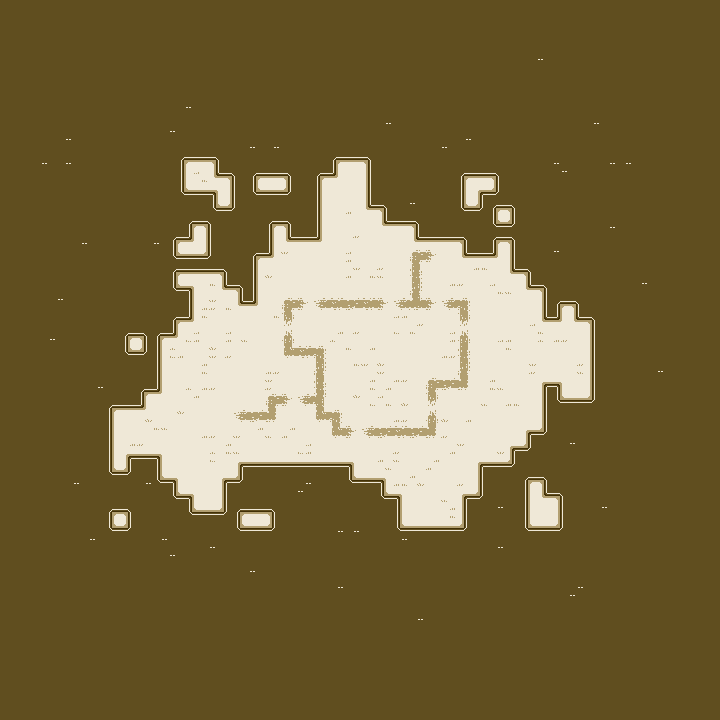

Rendered tile map (Tiled .tmx) drawn with the repository's tilesets; below, a short description and the map source with its tile grids summarised:
An orthogonal 90x90 tile map with 8x8 px tiles, 1 tile layer (ground_layer) and 121 objects (103x trees, 13x houses, 2x bonuses, 2x spawner_alpha).

<map version="1.0" orientation="orthogonal" renderorder="left-down" width="90" height="90" tilewidth="8" tileheight="8" nextobjectid="3657">
 <tileset firstgid="1" source="../../tilesets/sepia-tileset.tsx" />
 <layer name="ground_layer" width="90" height="90">
  <data>[8100 cells, 8100 non-empty, 93 distinct tile ids]</data>
 </layer>
 <objectgroup name="objects_layer">
  <object id="3512" type="bonuses" x="496" y="312" width="16" height="16">
   <properties>
    <property name="prototype.code" value="CameraActor" />
   </properties>
  </object>
  <object id="3515" type="trees" x="192" y="464" width="16" height="16">
   <properties>
    <property name="prototype.code" value="ActorControllerMediumDirectionUp" />
   </properties>
  </object>
  <object id="3518" type="trees" x="504" y="248" width="16" height="16">
   <properties>
    <property name="prototype.code" value="ActorControllerMediumDirectionDown" />
   </properties>
  </object>
  <object id="3519" type="trees" x="192" y="248" width="16" height="16">
   <properties>
    <property name="prototype.code" value="ActorControllerMediumDirectionRight" />
   </properties>
  </object>
  <object id="3520" type="trees" x="504" y="464" width="16" height="16">
   <properties>
    <property name="prototype.code" value="ActorControllerMediumDirectionLeft" />
   </properties>
  </object>
  <object id="3522" name="left" type="trees" x="456" y="392" width="16" height="16">
   <properties>
    <property name="prototype.code" value="ActorControllerMediumDirectionLeft" />
   </properties>
  </object>
  <object id="3523" name="left" type="trees" x="424" y="440" width="16" height="16">
   <properties>
    <property name="prototype.code" value="ActorControllerMediumDirectionLeft" />
   </properties>
  </object>
  <object id="3524" name="down" type="trees" x="408" y="376" width="16" height="16">
   <properties>
    <property name="prototype.code" value="ActorControllerMediumDirectionDown" />
   </properties>
  </object>
  <object id="3525" name="up" type="trees" x="312" y="424" width="16" height="16">
   <properties>
    <property name="prototype.code" value="ActorControllerMediumDirectionUp" />
   </properties>
  </object>
  <object id="3526" name="left" type="trees" x="328" y="392" width="16" height="16">
   <properties>
    <property name="prototype.code" value="ActorControllerMediumDirectionLeft" />
   </properties>
  </object>
  <object id="3527" name="up" type="trees" x="296" y="408" width="16" height="16">
   <properties>
    <property name="prototype.code" value="ActorControllerMediumDirectionUp" />
   </properties>
  </object>
  <object id="3528" type="bonuses" x="456" y="352" width="16" height="16">
   <properties>
    <property name="prototype.code" value="EnemyLightTankActor" />
   </properties>
  </object>
  <object id="3529" name="left" type="trees" x="312" y="328" width="16" height="16">
   <properties>
    <property name="prototype.code" value="ActorControllerMediumDirectionLeft" />
   </properties>
  </object>
  <object id="3530" name="up" type="trees" x="264" y="344" width="16" height="16">
   <properties>
    <property name="prototype.code" value="ActorControllerMediumDirectionUp" />
   </properties>
  </object>
  <object id="3531" name="right" type="trees" x="280" y="280" width="16" height="16">
   <properties>
    <property name="prototype.code" value="ActorControllerMediumDirectionRight" />
   </properties>
  </object>
  <object id="3532" name="down" type="trees" x="472" y="296" width="16" height="16">
   <properties>
    <property name="prototype.code" value="ActorControllerMediumDirectionDown" />
   </properties>
  </object>
  <object id="3533" type="trees" x="360" y="328" width="16" height="16">
   <properties>
    <property name="prototype.code" value="Tree1" />
   </properties>
  </object>
  <object id="3534" type="trees" x="376" y="328" width="16" height="16">
   <properties>
    <property name="prototype.code" value="Tree1" />
   </properties>
  </object>
  <object id="3535" type="trees" x="392" y="264" width="16" height="16">
   <properties>
    <property name="prototype.code" value="Tree1" />
   </properties>
  </object>
  <object id="3536" type="trees" x="376" y="248" width="16" height="16">
   <properties>
    <property name="prototype.code" value="Tree1" />
   </properties>
  </object>
  <object id="3537" type="trees" x="328" y="312" width="16" height="16">
   <properties>
    <property name="prototype.code" value="Tree1" />
   </properties>
  </object>
  <object id="3538" type="trees" x="312" y="280" width="16" height="16">
   <properties>
    <property name="prototype.code" value="Tree1" />
   </properties>
  </object>
  <object id="3539" type="trees" x="296" y="280" width="16" height="16">
   <properties>
    <property name="prototype.code" value="Tree1" />
   </properties>
  </object>
  <object id="3540" type="trees" x="328" y="248" width="16" height="16">
   <properties>
    <property name="prototype.code" value="Tree1" />
   </properties>
  </object>
  <object id="3541" type="trees" x="328" y="200" width="16" height="16">
   <properties>
    <property name="prototype.code" value="Tree1" />
   </properties>
  </object>
  <object id="3542" type="trees" x="344" y="184" width="16" height="16">
   <properties>
    <property name="prototype.code" value="Tree1" />
   </properties>
  </object>
  <object id="3543" type="trees" x="344" y="168" width="16" height="16">
   <properties>
    <property name="prototype.code" value="Tree1" />
   </properties>
  </object>
  <object id="3544" type="trees" x="344" y="376" width="16" height="16">
   <properties>
    <property name="prototype.code" value="Tree1" />
   </properties>
  </object>
  <object id="3545" type="trees" x="360" y="440" width="16" height="16">
   <properties>
    <property name="prototype.code" value="Tree1" />
   </properties>
  </object>
  <object id="3546" type="trees" x="328" y="440" width="16" height="16">
   <properties>
    <property name="prototype.code" value="Tree1" />
   </properties>
  </object>
  <object id="3547" type="trees" x="312" y="440" width="16" height="16">
   <properties>
    <property name="prototype.code" value="Tree1" />
   </properties>
  </object>
  <object id="3548" type="trees" x="280" y="440" width="16" height="16">
   <properties>
    <property name="prototype.code" value="Tree1" />
   </properties>
  </object>
  <object id="3549" type="trees" x="472" y="424" width="16" height="16">
   <properties>
    <property name="prototype.code" value="Tree1" />
   </properties>
  </object>
  <object id="3550" type="trees" x="472" y="408" width="16" height="16">
   <properties>
    <property name="prototype.code" value="Tree1" />
   </properties>
  </object>
  <object id="3551" type="trees" x="488" y="424" width="16" height="16">
   <properties>
    <property name="prototype.code" value="Tree1" />
   </properties>
  </object>
  <object id="3552" type="trees" x="504" y="424" width="16" height="16">
   <properties>
    <property name="prototype.code" value="Tree1" />
   </properties>
  </object>
  <object id="3553" type="trees" x="472" y="440" width="16" height="16">
   <properties>
    <property name="prototype.code" value="Tree1" />
   </properties>
  </object>
  <object id="3554" type="trees" x="440" y="456" width="16" height="16">
   <properties>
    <property name="prototype.code" value="Tree1" />
   </properties>
  </object>
  <object id="3555" type="trees" x="456" y="456" width="16" height="16">
   <properties>
    <property name="prototype.code" value="Tree1" />
   </properties>
  </object>
  <object id="3556" type="trees" x="424" y="472" width="16" height="16">
   <properties>
    <property name="prototype.code" value="Tree1" />
   </properties>
  </object>
  </objectgroup>
</map>
<!-- 81 of 121 objects omitted -->
